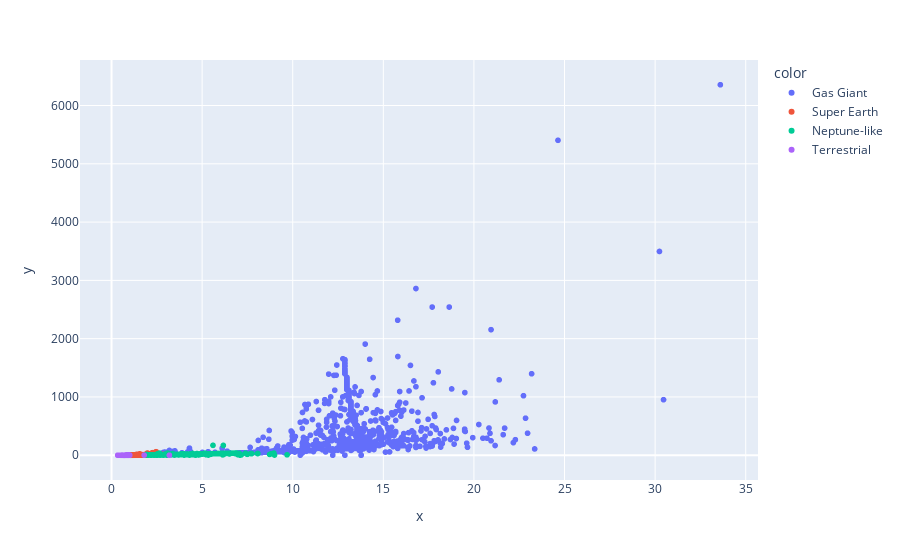

Notebook cell for this chart:
### Markdown cell above
## Showing Different Planet Types

### Code cell
planet_masses = []
planet_radiuses = []
planet_types = []
for data in low_gravity_planets:
    planet_masses.append(data[3])
    planet_radiuses.append(data[7])
    planet_types.append(data[6])

fig = px.scatter(x=planet_radiuses, y=planet_masses, color=planet_types)
fig.show()

### Figure 1 — Plotly figure (JSON) as saved in the notebook; plotly's stock layout.template omitted (floating-point values rounded to 4 significant figures; data arrays with more than 128 entries replaced by an {"elided": "..."} marker saying what was removed)
{"data": [{"hovertemplate": "color=Gas Giant<br>x=%{x}<br>y=%{y}<extra></extra>", "legendgroup": "Gas Giant", "marker": {"color": "#636efa", "symbol": "circle"}, "mode": "markers", "name": "Gas Giant", "showlegend": true, "type": "scattergl", "x": {"elided": "1060 float values"}, "xaxis": "x", "y": {"elided": "1060 mixed values"}, "yaxis": "y"}, {"hovertemplate": "color=Super Earth<br>x=%{x}<br>y=%{y}<extra></extra>", "legendgroup": "Super Earth", "marker": {"color": "#EF553B", "symbol": "circle"}, "mode": "markers", "name": "Super Earth", "showlegend": true, "type": "scattergl", "x": {"elided": "1293 mixed values"}, "xaxis": "x", "y": {"elided": "1293 mixed values"}, "yaxis": "y"}, {"hovertemplate": "color=Neptune-like<br>x=%{x}<br>y=%{y}<extra></extra>", "legendgroup": "Neptune-like", "marker": {"color": "#00cc96", "symbol": "circle"}, "mode": "markers", "name": "Neptune-like", "showlegend": true, "type": "scattergl", "x": {"elided": "1439 mixed values"}, "xaxis": "x", "y": {"elided": "1439 mixed values"}, "yaxis": "y"}, {"hovertemplate": "color=Terrestrial<br>x=%{x}<br>y=%{y}<extra></extra>", "legendgroup": "Terrestrial", "marker": {"color": "#ab63fa", "symbol": "circle"}, "mode": "markers", "name": "Terrestrial", "showlegend": true, "type": "scattergl", "x": {"elided": "159 mixed values"}, "xaxis": "x", "y": {"elided": "159 str values"}, "yaxis": "y"}], "layout": {"legend": {"title": {"text": "color"}, "tracegroupgap": 0}, "margin": {"t": 60}, "xaxis": {"anchor": "y", "domain": [0, 1], "title": {"text": "x"}}, "yaxis": {"anchor": "x", "domain": [0, 1], "title": {"text": "y"}}}}
